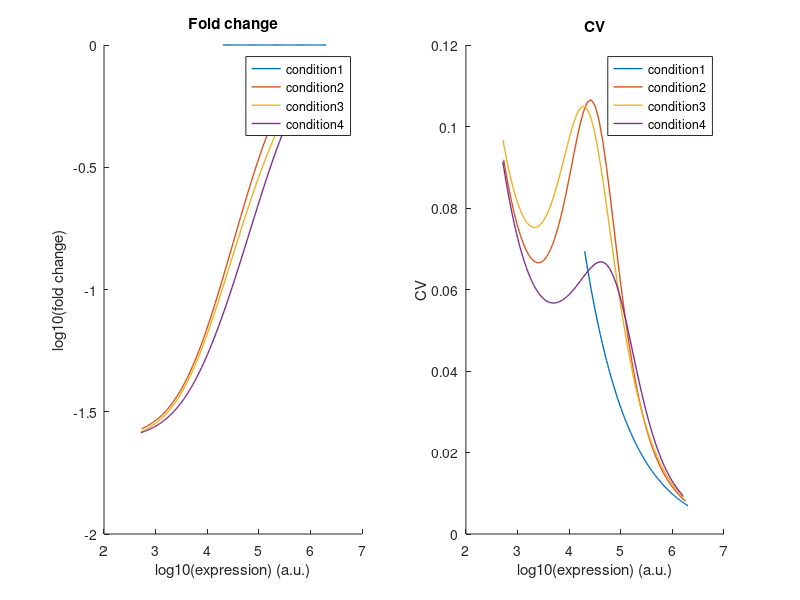

Source code (MATLAB):
clc
clear

%% set the kind of noise
% 0: all noise; i: noise contributed by reaction i
reaction_i = 0;

%% load data and extract related parameters
load exp_CV.mat
load exp_mean.mat

data_size = size(exp_CV);
N_alter = data_size(1);

%% plot
exp_CV_plot = exp_CV(:, :, reaction_i + 1);

subplot(1,2,1)

for i = 1:N_alter
    Ctrl = exp_mean(1, :);
    FC = log10(exp_mean(i,:)./Ctrl);
    plot(log10(exp_mean(i,:)), FC, 'LineWidth', 1);
    legend_str{i} = ['condition' num2str(i)];
    hold on
end

box('off')

title('Fold change')
xlabel('log10(expression) (a.u.)')
ylabel('log10(fold change)')
legend(legend_str)

%% noise
subplot(1,2,2)
for i = 1:N_alter
    plot(log10(exp_mean(i,:)), exp_CV_plot(i,:), 'LineWidth', 1);
    legend_str{i} = ['condition' num2str(i)];
    hold on
end

box('off')

title('CV')
xlabel('log10(expression) (a.u.)')
ylabel('CV')
legend(legend_str)
